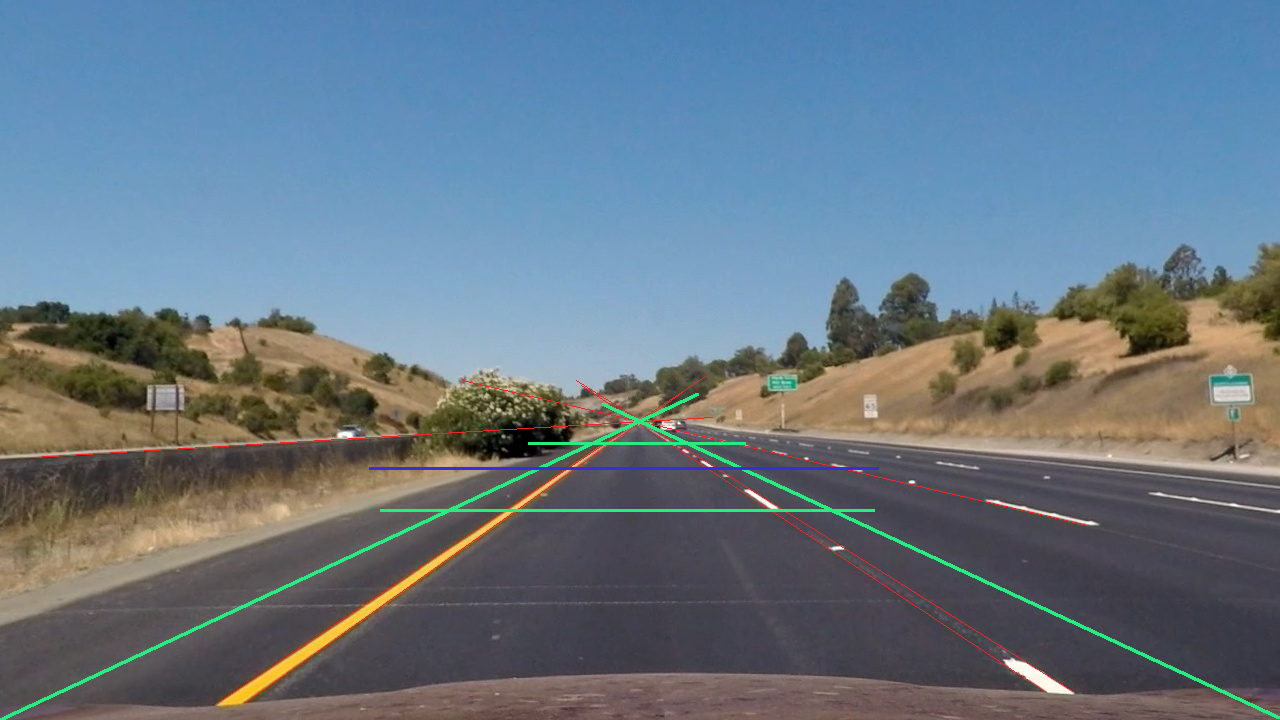
#> input picture PerspectiveTransform-Viewport.png, 1280 x 720 px; its folder holds only this picture in this run
$ python -i LaneOperations.py   (imports and definitions only)   (older library calls are emulated)
#> lines starting #> are read from the running program, lines starting #| are printed output that depends on the picture; after the words box and inside, x2 and y2 are one past the last pixel; in counts of white or black regions, pixels touching at a corner belong together
### CameraOperations.py
#################################################################
#################################################################
## Camera Operations: Assumes all images are RGB
#################################################################
#################################################################

import numpy as np
import cv2
import matplotlib.image as mpimg
import glob
import matplotlib.pyplot as plt

#################################################################
# Plot a grid of labeled images
#################################################################
# [95 lines left out: functions show_grid, load_images_from_folder, calibrate_camera, calibrate_camera_from_folder, not called in this run]


#################################################################
# Correct camera image for calibrated distortion
#################################################################
def correct_distortion(img, mtx, dist):
    un_dst = cv2.undistort(img, mtx, dist, None, mtx)
    return un_dst


#################################################################
#Perspective Transform: extract lanes and view from above
#################################################################
def perspective_transform(image, viewport=[[0,0],[0,0],[0,0],[0,0]], offset=80, reverse=False):
    w, h = image.shape[1], image.shape[0]
    src = np.float32(viewport)
    #dst = np.float32([[offset, offset], [w-offset, offset], [w-offset, h-offset], [offset, h-offset]])
    #dst = np.float32([[offset,0],[w-offset,0],[w-offset,h+offset],[offset,h+offset]])
    dst = np.float32([[0,0],[w-offset,0],[w-offset,h],[0,h]])
    M = cv2.getPerspectiveTransform(src, dst)
    if reverse:
        M = cv2.getPerspectiveTransform(dst, src)
    warped = cv2.warpPerspective(image, M, (w-offset,h), flags=cv2.INTER_LINEAR)
    return warped

#################################################################
# Sobel Thresholding in x, y and both directions
# 'Both' gives the magnitude of the gradient
#################################################################
def sobel_threshold(img, orient='x', sobel_kernel=3, thresh=(0, 255)):
    #Check if single channel before converting to grayscale
    if len(img.shape) == 3:
        gray = cv2.cvtColor(img, cv2.COLOR_RGB2GRAY)
    else:
        gray = img
    if orient == 'x':
        sobel = np.absolute(cv2.Sobel(gray, cv2.CV_64F, 1, 0, ksize=sobel_kernel))
    if orient == 'y':
        sobel = np.absolute(cv2.Sobel(gray, cv2.CV_64F, 0, 1, ksize=sobel_kernel))
    if orient == 'both':
        sobelx = cv2.Sobel(gray, cv2.CV_64F, 1, 0, ksize=sobel_kernel)
        sobely = cv2.Sobel(gray, cv2.CV_64F, 0, 1, ksize=sobel_kernel)
        sobel = np.sqrt( np.square(sobelx) + np.square(sobely) )
    scaled_sobel = np.uint8(255*sobel/np.max(sobel))
    sxbinary = np.zeros_like(scaled_sobel)
    sxbinary[(scaled_sobel >= thresh[0]) & (scaled_sobel <= thresh[1])] = 1
    return sxbinary


#################################################################
# Gradient Gradient Direction
#################################################################
def gradient_threshold(img, sobel_kernel=3, thresh=(0, np.pi/2)):
    if len(img.shape) == 3:
        gray = cv2.cvtColor(img, cv2.COLOR_RGB2GRAY)
    else:
        gray = img
    sobelx = np.absolute(cv2.Sobel(gray, cv2.CV_64F, 1, 0, ksize=sobel_kernel))
    sobely = np.absolute(cv2.Sobel(gray, cv2.CV_64F, 0, 1, ksize=sobel_kernel))
    gradient = np.arctan2(sobely, sobelx)
    sxbinary = np.zeros_like(gradient).astype("uint8")
    sxbinary[(gradient >= thresh[0]) & (gradient <= thresh[1])] = 1
    return sxbinary

####################################################################
# Combined Sobel plus Gradient Magnitude and direction Thresholding
####################################################################
def sobel_and_gradient(img, sobel_kernel=3, sobel_thresh=(80, 160), gradient_thresh=(0, np.pi/2)):
    gradx = sobel_threshold(img, orient='x', sobel_kernel=sobel_kernel, thresh=sobel_thresh)
    grady = sobel_threshold(img, orient='y', sobel_kernel=sobel_kernel, thresh=sobel_thresh)
    mag_binary = sobel_threshold(img, orient='both', sobel_kernel=sobel_kernel, thresh=sobel_thresh)
    dir_binary = gradient_threshold(img, sobel_kernel=sobel_kernel, thresh=gradient_thresh)
    combined = np.zeros_like(dir_binary).astype("uint8")
    combined[((gradx == 1) & (grady == 1)) | ((mag_binary == 1) & (dir_binary == 1))] = 1
    return combined

#################################################################
# Thresholding on S (HLS) channel
#################################################################
# [62 lines left out: functions threshold_hls, threshold_rgb, combined_SR_threshold, sobel_LR_threshold, sobel_LSR_threshold, not called in this run]

##############################################################################
# Gradient & Threshold on Luminosity and Saturation (HLS) channels
# Luminosity performs better in shadow whereas Saturation performs better
# generally.
##############################################################################
def sobel_LS_threshold(image, sobel_kernel=15, sobel_thresh=(30, 150), gradient_thresh=(0, np.pi/2)):
    hls = cv2.cvtColor(image, cv2.COLOR_RGB2HLS)
    l = hls[:,:,1]
    s = hls[:,:,2]
    s = sobel_and_gradient(s, sobel_kernel=sobel_kernel, sobel_thresh=sobel_thresh, gradient_thresh=gradient_thresh)
    l = sobel_and_gradient(l, sobel_kernel=sobel_kernel, sobel_thresh=sobel_thresh, gradient_thresh=gradient_thresh)

    combined = np.zeros_like(s).astype("uint8")
    combined[((s == 1) | (l == 1))] = 1
    return combined

### LaneOperations.py
from CameraOperations import perspective_transform, sobel_LS_threshold
from ImageProcessing import gaussian_blur
import numpy as np
import cv2
import math
import matplotlib.image as mpimg
import matplotlib.pyplot as plt

# Conversions from pixel space to real space in meters
ym_per_pix = 3/138                 # meters per pixel in y dimension
xm_per_pix = 3.7/795               # meters per pixel in x dimension
shift_tolerance = 0.05             # Tolerance in lane shift
lane_tolerance = 0.10              #Tolerance in lane width
threshold = 0.0                    # minimum weight of found centroid. Any centroids at or under are rejected.


##############################################################################################################
# Find the peak location of a signal
##############################################################################################################
def signal_peak(signal):
    if signal is None or len(signal) < 2:
        return 0

    idx_start = np.argmax(signal)
    idx_end = len(signal)-np.argmax(signal[::-1])-1
    #print(idx_start, idx_end, signal[idx_start], signal[idx_end])
    if idx_end > idx_start: # Sanity check
        idx = int((idx_start + idx_end)/2)
    else:
        idx = idx_start
    return idx


##############################################################################################################
# Locate the center of each lane lines across multiple slices from bottom to top of image
##############################################################################################################
def find_window_centroids(image, window_width, window_height, margin, cache=None,DEBUG=False, DEBUG_ID=""):
    global shift_tolerance
    global threshold
    global ym_per_pix
    global xm_per_pix

    w = image.shape[1]
    h = image.shape[0]

    # Use window_width/2 as offset because convolution signal reference is at right side of window, not center of window
    offset = window_width/2

    window_centroids = [] # Store the (left,right) window centroid positions per level
    window = np.ones(window_width) # Create our window template that we will use for convolutions
    # First find the two starting positions for the left and right lane by using np.sum to get the vertical image slice
    # and then np.convolve the vertical image slice with the window template
    # Sum quarter bottom of image to get slice, could use a different ratio
    l_sum = np.sum(image[int(3*h/4):,:int(w/2)], axis=0)
    l_conv_signal = np.convolve(window, l_sum)
    l_idx = signal_peak(l_conv_signal)
    l_center = l_idx - offset

    r_sum = np.sum(image[int(3*h/4):,int(w/2):], axis=0)
    r_conv_signal = np.convolve(window, r_sum)
    r_idx = signal_peak(r_conv_signal)
    r_center = int(w/2) + r_idx - offset

    #Detected lane width
    lane_width = (r_center - l_center) * xm_per_pix
    delta = math.fabs(lane_width-3.7)/3.7
    #print("Lane_width", lane_width, delta)

    # Used the cached values (from previous frame) if the detected value differs too much
    if cache is not None and cache['centers'] is not None:
        #print("Using cache...")
        #Use the cached values from the previous frame
        l_center_cached = cache['centers'][0]
        r_center_cached = cache['centers'][1]
        lane_width_cached = cache['width']
        delta_cached = math.fabs(lane_width_cached-3.7)/3.7
        # Use cached starting point or detected starting point
        # Use whichever is closest to the expected lane width
        if delta > delta_cached:
            l_center = l_center_cached
            r_center = r_center_cached

    # Add what we found for the first layer
    #window_centroids.append((l_center,r_center))
    #f = plt.imshow(image)

    # Go through each layer looking for max pixel locations
    for level in range(1,(int)(1+h/window_height)):
        ############## INIT
        l_center_old = l_center
        r_center_old = r_center
        image_layer = np.sum(image[int(h-(level)*window_height):int(h-(level-1)*window_height),:], axis=0)
        conv_signal = np.convolve(window, image_layer)
        # Find the best left centroid by using past left center as a reference

        ############## LEFT LINES
        l_min_index = int(max(l_center+offset-margin, 0))
        l_max_index = int(min(l_center+offset+margin, w))
        #l_conv_signal = conv_signal[:int(w/2)]
        l_conv_signal = conv_signal[l_min_index:l_max_index]
        l_idx = signal_peak(l_conv_signal)
        # Reject invalid centroids (noise or empty space) and keep the previous value
        if l_conv_signal[l_idx] > threshold:
            l_center = l_idx + l_min_index - offset
        else:
            l_center = l_center_old

        ############## RIGHT LINES
        r_min_index = int(max(r_center+offset-margin, 0))
        r_max_index = int(min(r_center+offset+margin, w))
        #r_conv_signal = conv_signal[int(w/2):]
        r_conv_signal = conv_signal[r_min_index:r_max_index]
        r_idx = signal_peak(r_conv_signal)
        # Reject invalid centroids (noise or empty space) and keep the previous value
        if r_conv_signal[r_idx] > threshold:
            r_center = r_min_index + r_idx - offset
        else:
            r_center = r_center_old

        # [9 lines of commented-out code are left out]
        window_centroids.append((l_center,r_center))
        # Debugging
        if DEBUG:
            f = plt.figure(figsize=(4,4))
            g = plt.plot(conv_signal)
            plt.plot(l_center, l_conv_signal[l_idx], "*", color="red")
            plt.plot(l_center_old, 100, "o", color="green")
            plt.plot(l_center, 200, "o", color="red")

            plt.plot(r_center, r_conv_signal[r_idx], "*", color="red")
            plt.plot(r_center_old, 100, "o", color="green")
            plt.plot(r_center, 200, "o", color="red")
            plt.title("Slice Convolution {0}".format(level))
            f.savefig("debug_detailed/{0}vslice_convolution{1}_.jpg".format(DEBUG_ID,level))
    return window_centroids


##############################################################################################################
# Assumes images were previously corrected for camera distortion
#
# Process an image to map the lane lines as follows:
# 1. Threshold the image on the Luminance, Saturation and Red channels using Sobel in X direction only
# 2. Apply Gaussian Blur to smooth out the lines found and eliminate voids This avoids line segmentation
#    caused by the Sobel filter (some lane lines are split length-wise into two pieces)
# 3. Apply a manually devised viewport to the image to extract the lane portion for mapping the lines
# 4. Apply a perspective transform to create a top-down view
# 5. Slice the image into horizontal sections and find the lane centers in each sections
# 6. Use those lane centers to map a function for each line and calculate road curvature
# 7. Use the functions to highlight the lane on the road.
# 8. Calculate the degree of offset to the center of the lane
##############################################################################################################
def map_lane_lines(image, window_width=50, window_height=80, margin=100, cache=None, DEBUG=False, DEBUG_ID="", offset=80):
    global ym_per_pix
    global xm_per_pix
    sobel_thresh=(30, 150)
    gradient_thresh=(0.7, 1.3)
    sobel_kernel=3
    s_thresh=(170,240)
    w, h = image.shape[1], image.shape[0]
    offset = offset

    img_thresholded = 255*sobel_LS_threshold(image, sobel_kernel=sobel_kernel, sobel_thresh=sobel_thresh, gradient_thresh=gradient_thresh)
    #print( np.max(img_thresholded))
    viewport = [[540,465],[740,465],[1280,720],[0,720]]             # Final viewport corrects distortion at top of transform
    #viewport = [[540,468],[740,468],[1280,720],[0,720]]            # New Viewport (vanishing point intersection)
    warped = perspective_transform(img_thresholded, viewport, offset=offset)

    mapped_lanes = None
    lane_markings = None
    window_centroids = find_window_centroids(warped, window_width, window_height, margin, cache, DEBUG, DEBUG_ID)
    # Centroids found, fit to a polygon and display
    if len(window_centroids) > 0:
        centroids = np.array(window_centroids)
        l, r = centroids[:,0], centroids[:,1]
        #print(r)
        # Fit a polynomial to the centroids found since we're using 80 pixel height windows
        y_fit = np.array([s for s in range(int(h - window_height/2), 0, -window_height)]) # np.array([s for s in range(680,0,-80)])
        y = np.array([p for p in range(0,h+1,10)])
        L_coeff = np.polyfit(y_fit, l, 2)
        L_coeff_m = np.polyfit(y_fit*ym_per_pix, l*xm_per_pix, 2)
        l_x = L_coeff[0]*y**2 + L_coeff[1]*y + L_coeff[2]
        l_pts = np.column_stack((l_x, y)).astype("int32")

        y = np.array([p for p in range(h,-2,-10)])
        R_coeff = np.polyfit(y_fit, r, 2)
        R_coeff_m = np.polyfit(y_fit*ym_per_pix, r*xm_per_pix, 2)
        r_x = R_coeff[0]*y**2 + R_coeff[1]*y + R_coeff[2]
        r_pts = np.column_stack((r_x, y)).astype("int32")

        # Paint the polynomial onto a canvas and overlay on image
        found_lines = np.zeros((h,w,3), np.uint8)

        lr_pts = np.append(l_pts,r_pts, axis=0)
        cv2.fillPoly(found_lines, [lr_pts], (0,255,0))
        cv2.polylines(found_lines,[l_pts], 0, (255,0,0),thickness=4)
        cv2.polylines(found_lines,[r_pts], 0, (255,0,0),thickness=4)

        original = cv2.cvtColor(1*warped, cv2.COLOR_GRAY2RGB)
        mapped_lanes = cv2.addWeighted(original, 0.5, found_lines, 0.5, 0)
        #mapped_lanes = found_lines

        r_centroid = np.column_stack((r, y_fit)).astype("int32")
        l_centroid = np.column_stack((l, y_fit)).astype("int32")
        #Radius Calculation
        radius_L, radius_R = radius_of_curvature(L_coeff_m, R_coeff_m, h)

        # Now lay the overlay back onto the original image
        overlay = perspective_transform(mapped_lanes, viewport, offset=offset, reverse=True)
        label = "Radius:{0:.0f}, {1:.0f}".format(radius_L, radius_R)
        cv2.putText(overlay, label,(20,60),cv2.FONT_HERSHEY_SIMPLEX, 2, (255,255,255))
        lane_markings = cv2.addWeighted(image, 1, overlay, 0.75, 0)

        #Update the cache with current parameters
        l_centroid_fit = L_coeff[0]*h**2 + L_coeff[1]*h + L_coeff[2]
        r_centroid_fit = R_coeff[0]*h**2 + R_coeff[1]*h + R_coeff[2]
        lane_width = (r_centroid_fit - l_centroid_fit) * xm_per_pix
        cache = {}
        cache['centers'] = [l_centroid_fit, r_centroid_fit]
        cache['radii'] = (radius_L, radius_R)
        cache['coeffs']= (L_coeff, R_coeff)
        cache['centroids'] = window_centroids
        cache['width'] = lane_width

        # Overlay the viewport on the image
        if DEBUG:
            for k in range(len(viewport)):
                x1, y1 = viewport[k][0],viewport[k][1]
                x2, y2 = viewport[k-1][0],viewport[k-1][1]
                cv2.line(lane_markings,(x1,y1),(x2,y2), [255,0,0], 2)
            mpimg.imsave("debug_detailed/{0}.jpg".format(DEBUG_ID), image)
            mpimg.imsave("debug_detailed/{0}_mapped_lanes.jpg".format(DEBUG_ID), mapped_lanes)
            mpimg.imsave("debug_detailed/{0}_lane_markings.jpg".format(DEBUG_ID), lane_markings)
            #Write parameters to a file
            fh = open("debug_detailed/{0}_parameters.json".format(DEBUG_ID),"w")
            print(cache, file=fh)
            fh.close()
    else:
        # Use the previous mapping
        lane_markings = image
    return mapped_lanes, lane_markings, cache


##############################################################################################################
# Measure radius of curvature of the road at the bottom of the image
##############################################################################################################
# [17 lines left out: function radius_of_curvature, not called in this run]

>>> import cv2
>>> picture = cv2.imread('PerspectiveTransform-Viewport.png')
#> picture is the input picture: shape (720, 1280, 3); mean B, G, R 132, 119.2, 103.5
>>> result = map_lane_lines(picture)
#> in sobel_LS_threshold, `s = hls[:,:,2]`:
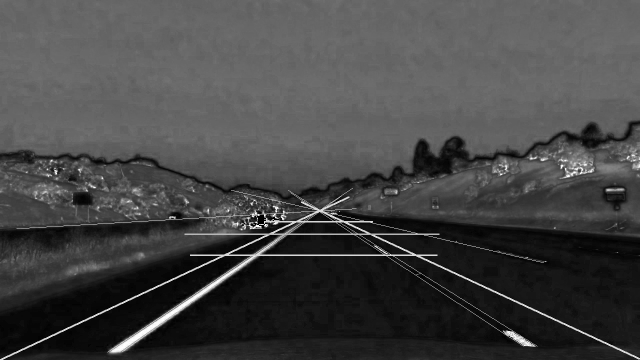
#> s: shape (720, 1280) (shown at 1/2 size); min 0, max 255, mean 68.8
#> in sobel_and_gradient, `gradx = sobel_threshold(img, orient='x', sobel_kernel=sobel_kernel, th..`:
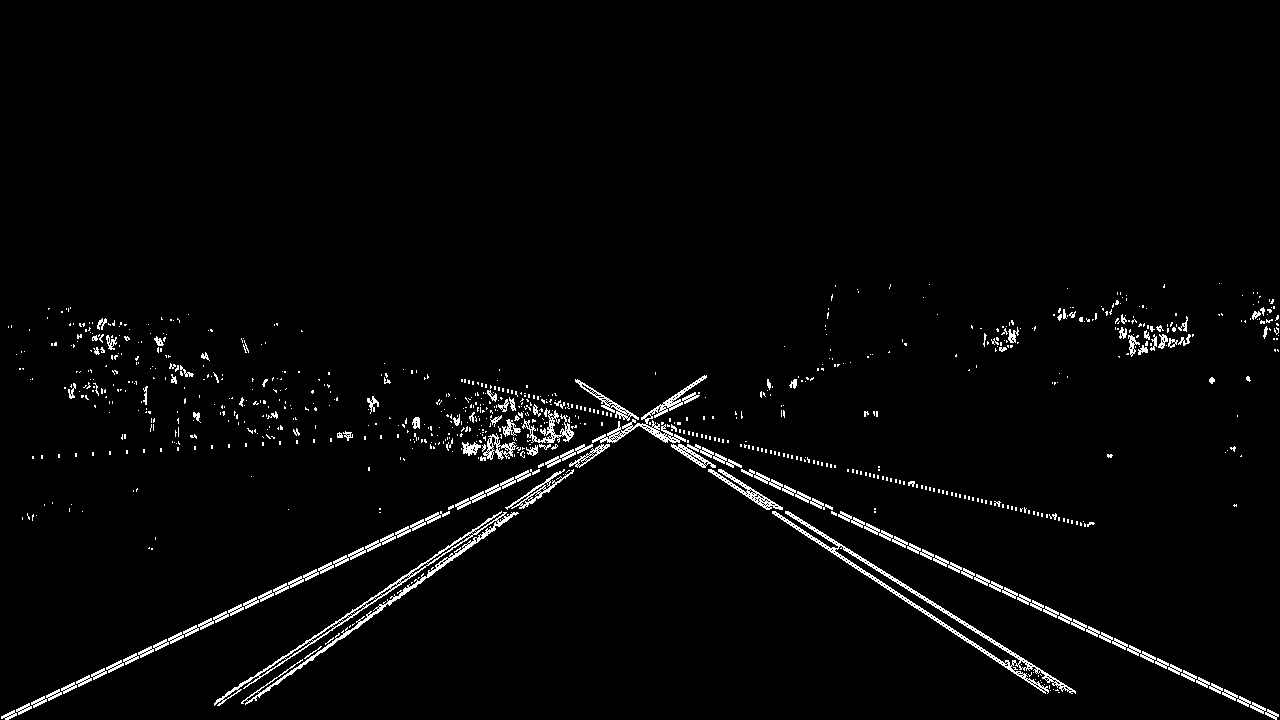
#> gradx: shape (720, 1280); values 0 (black) and 1 (white), 2.4% white in thin lines or dots, all inside (x1, y1, x2, y2) = (1, 283, 1279, 720)
#> call 3 of sobel_threshold, with orient = 'both', sobel_kernel = 3, thresh = (30, 150)
#> in sobel_threshold (call 3), `sobely = cv2.Sobel(gray, cv2.CV_64F, 0, 1, ksize=sobel_kernel)`:
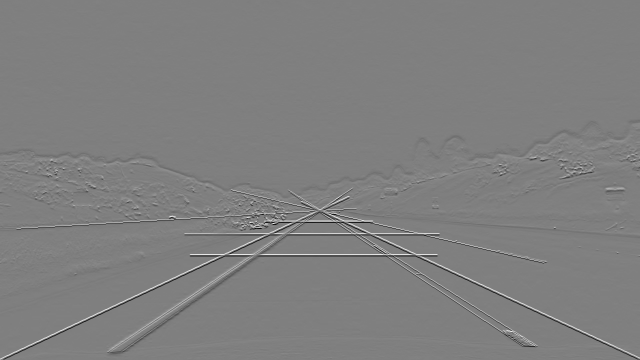
#> sobely: shape (720, 1280) float64 (shown at 1/2 size); min -1020, max 1020, mean -0.7; drawn with min black and max white
#> in sobel_and_gradient, `mag_binary = sobel_threshold(img, orient='both', sobel_kernel=sobel_ke..`:
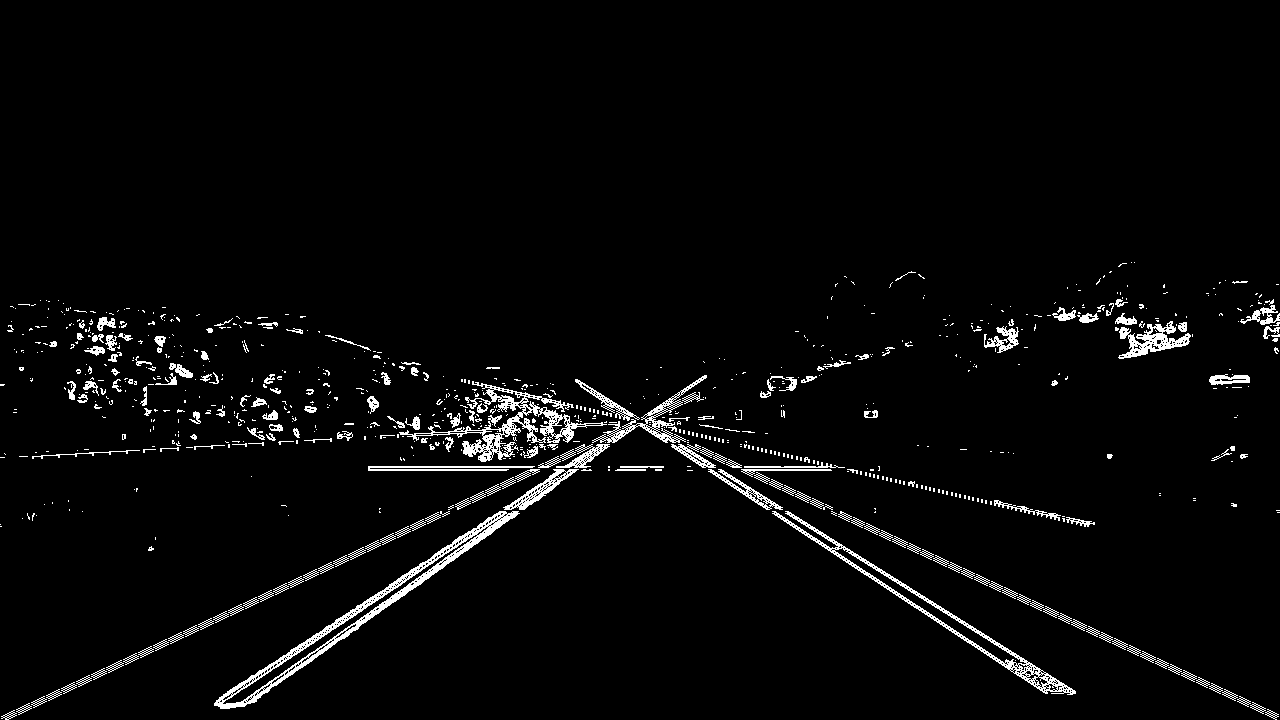
#> mag_binary: shape (720, 1280); values 0 (black) and 1 (white), 3.2% white in thin lines or dots, all inside (x1, y1, x2, y2) = (0, 262, 1280, 720)
#> (the rest of the program and of its run is left out)
